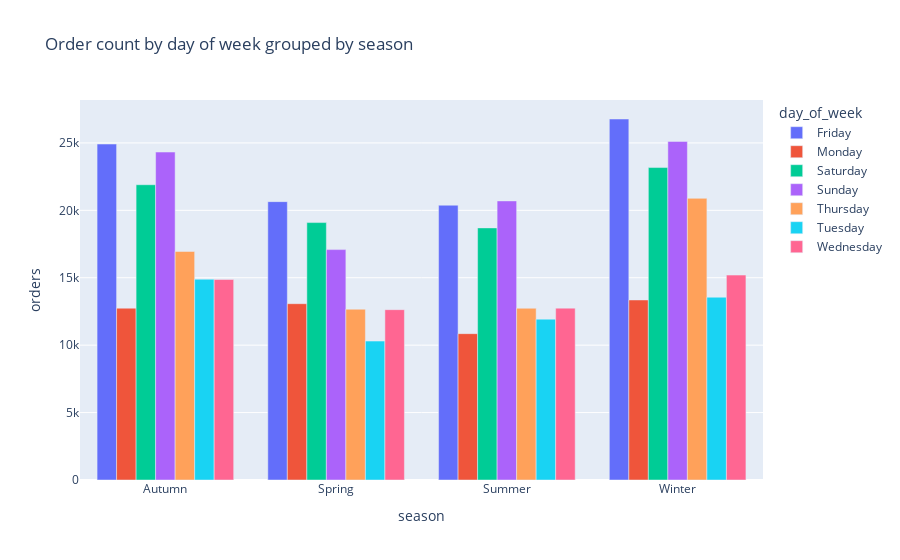

Source (notebook cell):
### Markdown cell above
1) January appears to have the highest number of orders, while the orders in February, March, and April are slightly less but relatively consistent.
2) There's a noticeable drop in orders in August (month 8), which could be due to various factors such as holidays or seasonal changes in customer behaviour.

### Code cell
# plot day of the week grouped by season in a grouped bar chart plotly 

grouped = eda_train.groupby(['day_of_week', 'season'])['orders'].sum().reset_index()

fig = px.bar(grouped, x='season', y='orders', color='day_of_week', title='Order count by day of week grouped by season', barmode='group')
fig.show()

### Figure 1 — Plotly figure (JSON) as saved in the notebook; plotly's stock layout.template omitted (floating-point values rounded to 4 significant figures)
{"data": [{"alignmentgroup": "True", "hovertemplate": "day_of_week=Friday<br>season=%{x}<br>orders=%{y}<extra></extra>", "legendgroup": "Friday", "marker": {"color": "#636efa", "pattern": {"shape": ""}}, "name": "Friday", "offsetgroup": "Friday", "orientation": "v", "showlegend": true, "textposition": "auto", "type": "bar", "x": ["Autumn", "Spring", "Summer", "Winter"], "xaxis": "x", "y": [24915, 20644, 20379, 26773], "yaxis": "y"}, {"alignmentgroup": "True", "hovertemplate": "day_of_week=Monday<br>season=%{x}<br>orders=%{y}<extra></extra>", "legendgroup": "Monday", "marker": {"color": "#EF553B", "pattern": {"shape": ""}}, "name": "Monday", "offsetgroup": "Monday", "orientation": "v", "showlegend": true, "textposition": "auto", "type": "bar", "x": ["Autumn", "Spring", "Summer", "Winter"], "xaxis": "x", "y": [12743, 13076, 10854, 13351], "yaxis": "y"}, {"alignmentgroup": "True", "hovertemplate": "day_of_week=Saturday<br>season=%{x}<br>orders=%{y}<extra></extra>", "legendgroup": "Saturday", "marker": {"color": "#00cc96", "pattern": {"shape": ""}}, "name": "Saturday", "offsetgroup": "Saturday", "orientation": "v", "showlegend": true, "textposition": "auto", "type": "bar", "x": ["Autumn", "Spring", "Summer", "Winter"], "xaxis": "x", "y": [21898, 19091, 18698, 23172], "yaxis": "y"}, {"alignmentgroup": "True", "hovertemplate": "day_of_week=Sunday<br>season=%{x}<br>orders=%{y}<extra></extra>", "legendgroup": "Sunday", "marker": {"color": "#ab63fa", "pattern": {"shape": ""}}, "name": "Sunday", "offsetgroup": "Sunday", "orientation": "v", "showlegend": true, "textposition": "auto", "type": "bar", "x": ["Autumn", "Spring", "Summer", "Winter"], "xaxis": "x", "y": [24322, 17087, 20698, 25112], "yaxis": "y"}, {"alignmentgroup": "True", "hovertemplate": "day_of_week=Thursday<br>season=%{x}<br>orders=%{y}<extra></extra>", "legendgroup": "Thursday", "marker": {"color": "#FFA15A", "pattern": {"shape": ""}}, "name": "Thursday", "offsetgroup": "Thursday", "orientation": "v", "showlegend": true, "textposition": "auto", "type": "bar", "x": ["Autumn", "Spring", "Summer", "Winter"], "xaxis": "x", "y": [16949, 12666, 12736, 20889], "yaxis": "y"}, {"alignmentgroup": "True", "hovertemplate": "day_of_week=Tuesday<br>season=%{x}<br>orders=%{y}<extra></extra>", "legendgroup": "Tuesday", "marker": {"color": "#19d3f3", "pattern": {"shape": ""}}, "name": "Tuesday", "offsetgroup": "Tuesday", "orientation": "v", "showlegend": true, "textposition": "auto", "type": "bar", "x": ["Autumn", "Spring", "Summer", "Winter"], "xaxis": "x", "y": [14891, 10302, 11929, 13556], "yaxis": "y"}, {"alignmentgroup": "True", "hovertemplate": "day_of_week=Wednesday<br>season=%{x}<br>orders=%{y}<extra></extra>", "legendgroup": "Wednesday", "marker": {"color": "#FF6692", "pattern": {"shape": ""}}, "name": "Wednesday", "offsetgroup": "Wednesday", "orientation": "v", "showlegend": true, "textposition": "auto", "type": "bar", "x": ["Autumn", "Spring", "Summer", "Winter"], "xaxis": "x", "y": [14868, 12633, 12746, 15197], "yaxis": "y"}], "layout": {"barmode": "group", "legend": {"title": {"text": "day_of_week"}, "tracegroupgap": 0}, "title": {"text": "Order count by day of week grouped by season"}, "xaxis": {"anchor": "y", "domain": [0, 1], "title": {"text": "season"}}, "yaxis": {"anchor": "x", "domain": [0, 1], "title": {"text": "orders"}}}}
